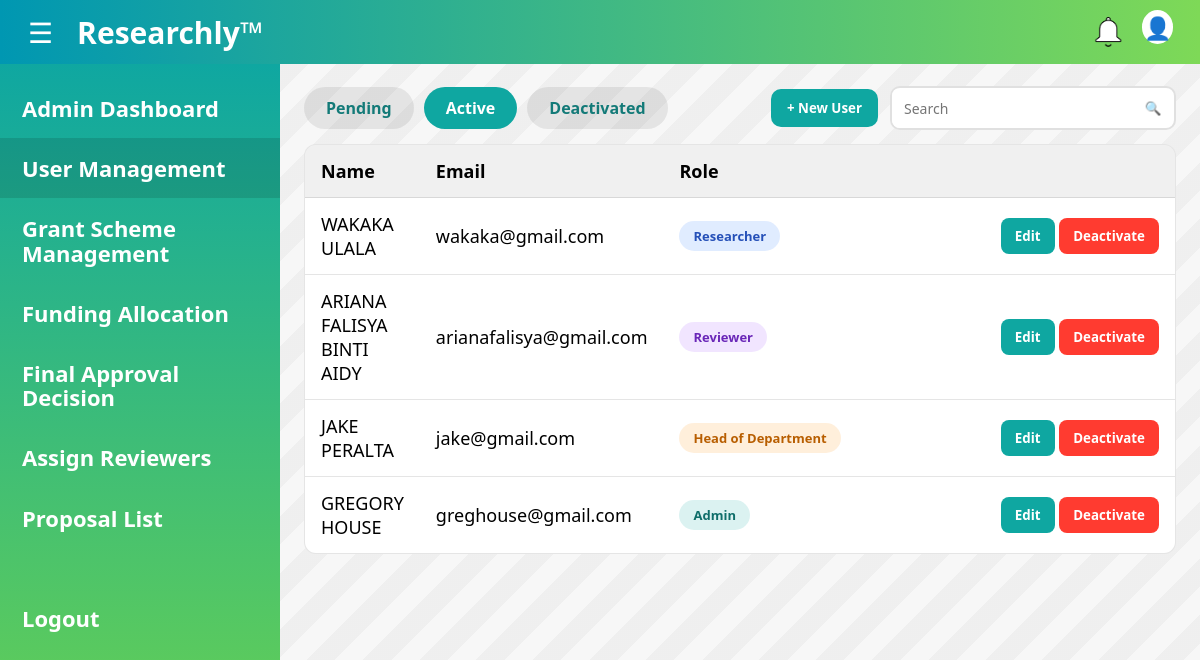
Screenshot of /admin/users?status=ACTIVE (signed in) with the database file from the repository.
### main.py (models this page shows)
class User(db.Model, UserMixin):
    id = db.Column(db.String(36), primary_key=True, default=lambda: str(uuid.uuid4()))
    full_name = db.Column(db.String(80), nullable=False)
    email = db.Column(db.String(255), nullable=False, unique=True)
    password = db.Column(db.String(50), nullable=False)

### main.py (the view)
@app.route("/admin/users")
@login_required
@admin_required
def admin_users():
    status = request.args.get("status", "PENDING")   # PENDING / ACTIVE / DEACTIVATED
    q = request.args.get("q", "").strip()
    query = db.session.query(User, UserProfile)\
        .join(UserProfile, User.id == UserProfile.user_id)\
        .filter(UserProfile.account_status == status)
    if q:
        like = f"%{q}%"
        query = query.filter((User.full_name.ilike(like)) | (User.email.ilike(like)))
    rows = query.order_by(UserProfile.created_at.desc()).all()
    return render_template("admin_user_management.html", rows=rows, status=status, q=q)

### main.py (called while the page is built)
@login_manager.user_loader
def load_user(user_id):
    return User.query.get(user_id)

def get_profile(user_id: str):
    return UserProfile.query.filter_by(user_id=user_id).first()

def is_admin_user(user: User) -> bool:
    prof = get_profile(user.id)
    return bool(prof and prof.account_status == "ACTIVE" and prof.role == "ADMIN")

def admin_required(fn):
    @wraps(fn)
    def wrapper(*args, **kwargs):
        if not current_user.is_authenticated:
            return login_manager.unauthorized()
        if not is_admin_user(current_user):
            abort(403)
        return fn(*args, **kwargs)
    return wrapper

### templates/admin_user_management.html (shortened to what this page needs)
<!DOCTYPE html>
<html lang="en">
<head>
  <link rel="stylesheet" href="{{ url_for('static', filename='css/admin_user_management.css') }}">
  <link rel="stylesheet" href="{{ url_for('static', filename='css/colors.css') }}">
</head>
<body>
  <header class="topbar">
    <div class="left">
      <button class="hamburger" type="button" aria-label="Menu">&#9776;</button>
      <div class="brand">Researchly™</div>
    </div>
    <div class="icons">
      <span class="icon bell" title="Notifications"></span>
      <span class="icon user" title="Profile"></span>
    </div>
  </header>
  <main class="layout">
    <aside class="sidebar">
      <a class="side-link" href="{{ url_for('admin_dashboard') }}">Admin Dashboard</a>
      <a class="side-link active" href="{{ url_for('admin_users', status=status) }}">User Management</a>
      <a class="side-link" href="#">Grant Scheme<br/>Management</a>
      <a class="side-link" href="#">Funding Allocation</a>
      <a class="side-link" href="#">Final Approval<br/>Decision</a>
      <a class="side-link" href="#">Assign Reviewers</a>
      <a class="side-link" href="#">Proposal List</a>
      <div class="side-spacer"></div>
      <a class="side-link logout" href="{{ url_for('logout') }}">Logout</a>
    </aside>
    <section class="content">
      <div class="toolbar">
        <div class="tabs">
          <a class="tab {{ 'active' if status=='PENDING' else '' }}"
             href="{{ url_for('admin_users', status='PENDING', q=q) }}">Pending</a>
          <a class="tab {{ 'active' if status=='ACTIVE' else '' }}"
             href="{{ url_for('admin_users', status='ACTIVE', q=q) }}">Active</a>
          <a class="tab {{ 'active' if status=='DEACTIVATED' else '' }}"
             href="{{ url_for('admin_users', status='DEACTIVATED', q=q) }}">Deactivated</a>
        </div>
        <div class="toolbar-right">
          <button class="btn new-user" type="button" onclick="openNewUserModal()">
            + New User
          </button>
          <form class="search" method="GET" action="{{ url_for('admin_users') }}">
            <input type="text" name="q" placeholder="Search" value="{{ q }}">
            <button type="submit" aria-label="Search"></button>
          </form>
        </div>
      </div>
      <div class="table-card">
        <table>
          <thead>
            <tr>
              <th class="col-name">Name</th>
              <th class="col-email">Email</th>
              <th class="col-role">Role</th>
              <th class="col-actions"></th>
            </tr>
          </thead>
          <tbody>
            {% for u, p in rows %}
              <tr>
                <td>{{ u.full_name }}</td>
                <td>{{ u.email }}</td>
                <td>
                  {% if p.role == 'UNASSIGNED' %}
                    <span class="pill gray">Unassigned</span>
                  {% elif p.role == 'ADMIN' %}
                    <span class="pill teal">Admin</span>
                  {% elif p.role == 'RESEARCHER' %}
                    <span class="pill blue">Researcher</span>
                  {% elif p.role == 'REVIEWER' %}
                    <span class="pill purple">Reviewer</span>
                  {% elif p.role == 'HOD' %}
                    <span class="pill orange">Head of Department</span>
                  {% else %}
                    <span class="pill gray">{{ p.role }}</span>
                  {% endif %}
                </td>
                <td class="actions">
                  {% if status == 'PENDING' %}
                    <button class="btn approve" type="button"
                            onclick="openRoleModal('{{ u.id }}','{{ u.full_name|e }}')">
                      Approve
                    </button>
                    <form method="POST" action="{{ url_for('admin_reject_user', user_id=u.id) }}" class="inline">
                      <button class="btn reject" type="submit">Reject</button>
                    </form>
                  {% elif status == 'ACTIVE' %}
                    <button class="btn edit" type="button"
                            onclick="openRoleModal('{{ u.id }}','{{ u.full_name|e }}','{{ p.role }}')">
                      Edit
                    </button>
                    <form method="POST" action="{{ url_for('admin_deactivate_user', user_id=u.id) }}" class="inline">
                      <button class="btn deactivate" type="submit">Deactivate</button>
                    </form>
                  {% endif %}
                </td>
              </tr>
            {% endfor %}
          </tbody>
        </table>
      </div>
    </section>
  </main>
</body>
</html>

### static/css/admin_user_management.css (style rules this page uses)
* { box-sizing: border-box; font-family: "Segoe UI", Arial, sans-serif; }
body { margin: 0; min-height: 100vh; background: #f7f7f7; }
.topbar { height: 64px; padding: 0 18px; display: flex; align-items: center; justify-content: space-between; background: linear-gradient(90deg, var(--accent-2), var(--accent-1)); color: #fff; }
.topbar .left { display: flex; align-items: center; gap: 14px; }
.hamburger { border: none; background: transparent; color: #fff; font-size: 28px; cursor: pointer; padding: 6px 10px; border-radius: 10px; }
.brand { font-size: 30px; font-weight: 800; }
.icons { display: flex; gap: 14px; align-items: center; }
.icon { width: 40px; height: 40px; display: inline-block; position: relative; }
.icon.bell { background-image: url('../img/white_bell.png'); background-size: contain; background-repeat: no-repeat; background-position: center; }
.icon.user::before { content: "👤"; font-size: 22px; background: #fff; border-radius: 50%; padding: 2px; }
.layout { display: grid; grid-template-columns: 280px 1fr; min-height: calc(100vh - 64px); }
.sidebar { background: linear-gradient(180deg, #0fa7a1, #6bd24f); padding: 14px 0; color: #fff; }
.side-link { display: block; padding: 18px 22px; color: #fff; text-decoration: none; font-weight: 700; font-size: 22px; line-height: 1.1; }
.side-link.active { background: rgba(0,0,0,0.12); }
.side-spacer { height: 40px; }
.content { padding: 22px 24px 40px; background: repeating-linear-gradient( 135deg, rgba(0,0,0,0.03) 0, rgba(0,0,0,0.03) 20px, rgba(255,255,255,0.0) 20px, rgba(255,255,255,0.0) 40px ); }
.toolbar { max-width: 1120px; margin: 0 auto 14px; display: flex; align-items: center; justify-content: space-between; gap: 16px; }
.tabs { display: flex; gap: 10px; }
.tab { display: inline-block; padding: 10px 22px; background: rgba(0,0,0,0.08); border-radius: 22px; text-decoration: none; font-weight: 800; color: #137a78; }
.tab.active { background: #0fa7a1; color: #fff; }
.toolbar-right { display: flex; gap: 12px; align-items: center; }
.btn { border: none; border-radius: 8px; padding: 9px 14px; font-weight: 800; cursor: pointer; }
.btn.new-user { background: #0fa7a1; color: #fff; padding: 10px 16px; border-radius: 10px; }
.search { display: flex; align-items: center; gap: 0; border: 2px solid rgba(0,0,0,0.12); background: #fff; border-radius: 10px; overflow: hidden; }
.search input { border: none; outline: none; padding: 10px 12px; width: 240px; font-size: 14px; }
.search button { width: 42px; height: 40px; border: none; background: transparent; cursor: pointer; }
.search button::before { content: "🔍"; }
.table-card { max-width: 1120px; margin: 0 auto; background: #fff; border: 1px solid rgba(0,0,0,0.10); border-radius: 12px; overflow: hidden; }
table { width: 100%; border-collapse: collapse; }
thead th { text-align: left; background: rgba(0,0,0,0.06); font-size: 18px; padding: 14px 16px; }
tbody td { padding: 14px 16px; border-top: 1px solid rgba(0,0,0,0.10); font-size: 18px; }
.col-actions { width: 320px; }
.actions { text-align: right; white-space: nowrap; }
.inline { display: inline; }
.pill { display: inline-flex; align-items: center; justify-content: center; white-space: nowrap; padding: 6px 14px; border-radius: 999px; font-weight: 800; font-size: 13px; }
.pill.teal { background: rgba(15,167,161,0.15); color: #0f6e6a; }
.pill.blue { background: rgba(0,102,255,0.12); color: #2550b8; }
.pill.purple { background: rgba(122,0,255,0.10); color: #6a27b8; }
.pill.orange { background: rgba(255,140,0,0.14); color: #b85e00; }
.btn.edit { background: #0fa7a1; color: #fff; }
.btn.deactivate { background: #ff3b30; color: #fff; }

### static/css/colors.css (style rules this page uses)
:root { --accent-1: #7ed957; --accent-2: #0097b2; --font-1: #28a5a8; }

### rows the page displays
User: full_name "WAKAKA ULALA", email "wakaka@gmail.com", shows "Researcher"
User: full_name "ARIANA FALISYA BINTI AIDY", email "arianafalisya@gmail.com", shows "Reviewer"
User: full_name "JAKE PERALTA", email "jake@gmail.com", shows "Head of Department"
User: full_name "GREGORY HOUSE", email "greghouse@gmail.com", shows "Admin"
